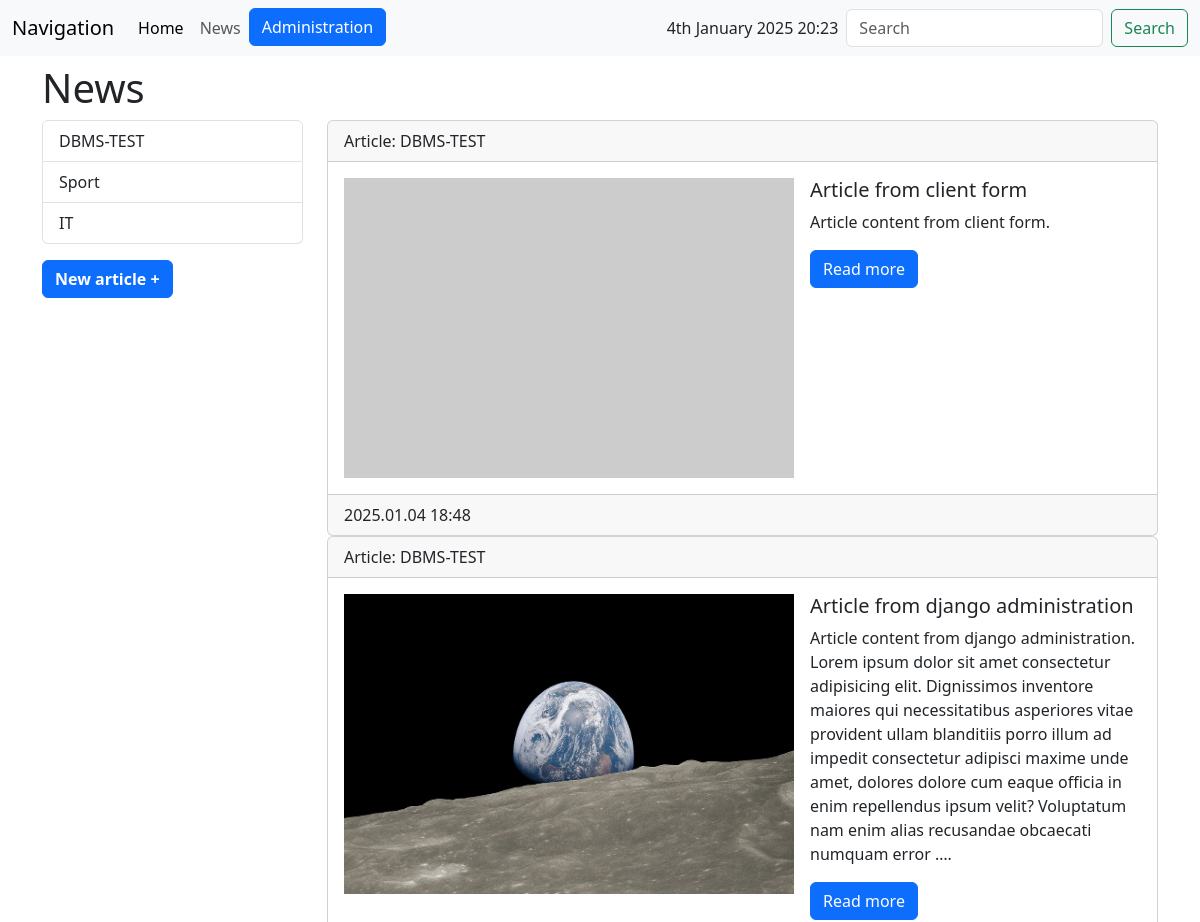
The page /news/ (upper part) on the database as committed earlier.
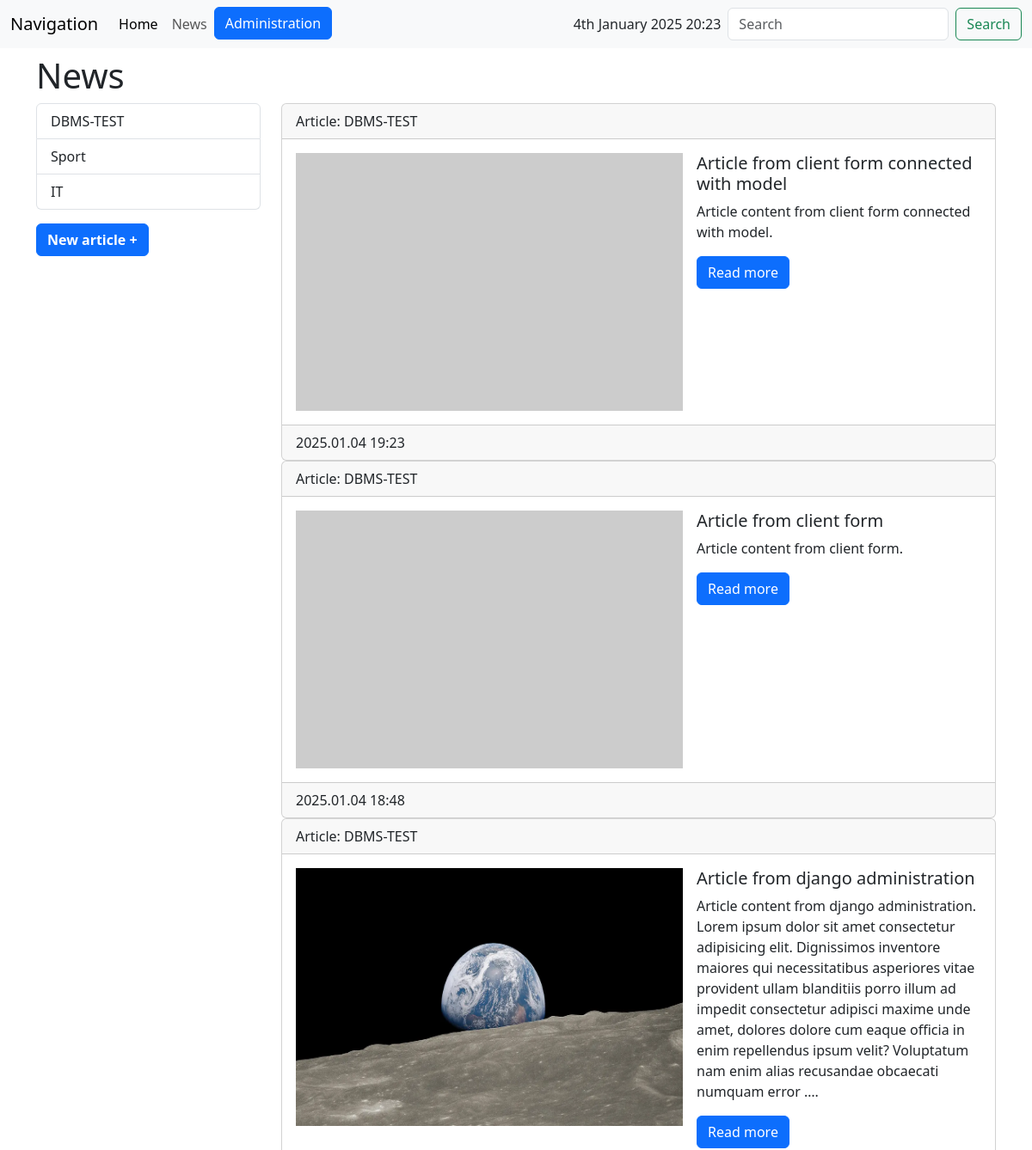
The same page on the database as committed later.
### news/models.py (models this page shows)
class Category(models.Model):
    name = models.CharField('Category name', max_length=50, db_index=True)
    def __str__(self):
        return self.name
    def get_absolute_url(self):
        return reverse_lazy('category', kwargs={"pk": self.pk})
    class Meta:
        verbose_name='Category'
        verbose_name_plural='Categories'
        ordering=['pk']

class Article(models.Model):
    title = models.CharField('Title', max_length=50)
    content = models.TextField('Content', blank=True) # blank means, is this field required
    created_at = models.DateTimeField('Created', auto_now_add=True)
    updated_at = models.DateTimeField('Updated', auto_now=True)
    image = models.ImageField('Image', upload_to='images/%Y/%m/%d/', blank=True)
    is_published = models.BooleanField('Published', default=True)
    """
    models.ForeignKey is used to create a relationship between models,
    specifically to define a "one-to-many" relationship.
    This allows one record in one table (model) to be associated with multiple records in another table.

    Attrs:
        - to (first argument): Specifies the model to which the relationship is established. In the example above, it's Category.
        - on_delete: Determines what happens to the related records if the parent record is deleted.
            - models.CASCADE: Deletes related records.
            - models.PROTECT: Prevents deletion and raises an error.
            - models.SET_NULL: Sets the field to NULL.
            - models.SET_DEFAULT: Sets a default value.
            - models.SET(...): Sets a custom value or function.
            - models.DO_NOTHING: Does nothing.
        - related_name (optional): Specifies the name for the reverse relationship from the related model.
        - null (optional): determines whether this field can store a NULL value in the database, meaning whether it can be empty.

    to create relations ships you can use:
        - ForeignKey
        - ManyToManyField
    """
    category = models.ForeignKey(
        'Category',
        on_delete=models.PROTECT,
        related_name="categories",
        null=True,
    )
    """
    __str__
    used to provide a string representation of a model object
    and when displaying model objects in the Django admin panel
    """
    def __str__(self):
        return self.title
    def get_absolute_url(self):
        return reverse_lazy('view_article', kwargs={'article_id': self.pk})
    class Meta:
        verbose_name='Article'
        verbose_name_plural='Articles'
        ordering = ['-created_at']

### news/views.py (the view)
# urls.py: path('', index, name="home"),
def index(request):
    news = Article.objects.order_by('-created_at')
    data = {
      'news': news,
    }
    return render(request, 'news/news.html', data)

### news/templatetags/news_tags.py (called while the page is built)
@register.simple_tag()
def get_all_categories():
    return Category.objects.all()

@register.inclusion_tag('news/list_categories.html')
def show_all_categories(selected_category=None):
    categories = Category.objects.all()
    return {'categories': categories, 'selected_category': selected_category}

### news/templates/news/news.html (shortened to what this page needs)
{% extends 'base.html' %}
{% block main %}
<div class="container m-0-a mt-2">
  <h1>News</h1>
  <div class="row">
    <div class="col-md-3">
        {% include 'inc/_categories.html' %}
        <button class="btn btn-primary mt-3">
          <a href="{% url 'add_article' %}" class="add_article">New article +</a>
        </button>
    </div>
    <div class="col-md-9 mb-2">
      {% for article in news %}
        <div class="card">
            <div class="card-header">
              Article: {{ article.category }}
            </div>
            <div class="card-body flex">
                <div class="media d-flex flex-row">
                    <img src="{% if article.image %}{{ article.image.url }}{% else %}https://picsum.photos/id/870/450/300?grayscale&blur=2{% endif %}"
                      alt="Article image"
                      width="450"
                      height="300"
                      class="me-3"
                    >
                    <div class="media-body">
                        <h5 class="card-title">{{ article.title }}</h5>
                        <p class="card-text">{{ article.content|truncatewords:50 }}.</p>
                        <a href="{{ article.get_absolute_url }}" class="btn btn-primary">Read more</a>
                    </div>
                </div>
            </div>
            <div class="card-footer">
                {{ article.created_at|date:"Y.m.d H:i" }}
            </div>
          </div>
        {% endfor %}
    </div>
  </div>
</div>
{% endblock %}

### templates/base.html (shortened to what this page needs)
 {% load static %}
<!doctype html>
<html lang="en">
  <head>
    <link href="{% static 'bootstrap/css/bootstrap.min.css' %}" rel="stylesheet">
    <link rel="stylesheet" href="{% static 'news/css/news.css' %}">
  </head>
  <body>
    {% include 'inc/_navbar.html' %}
    <main style="height: 90vh">
      {% block main %}
      {% endblock %}
    </main>
  </body>
</html>

### templates/inc/_navbar.html (shortened to what this page needs)
<nav class="navbar navbar-expand-lg bg-body-tertiary">
  <div class="container-fluid">
    <a class="navbar-brand" href="{% url 'home' %}">Navigation</a>
    <div class="collapse navbar-collapse" id="navbarSupportedContent">
      <ul class="navbar-nav me-auto mb-2 mb-lg-0">
        <li class="nav-item">
          <a class="nav-link active" aria-current="page" href="{% url 'home' %}">Home</a>
        </li>
        <li class="nav-item">
          <a class="nav-link" href="{% url 'news' %}">News</a>
        </li>
        <li class="nav-item">
          <a class="btn btn-primary" href="/admin">Administration</a>
        </li>
      </ul>
      <span class="m-2">
        {% now "jS F Y H:i" %}
      </span>
      <form class="d-flex" role="search">
        <input class="form-control me-2" type="search" placeholder="Search" aria-label="Search">
        <button class="btn btn-outline-success" type="submit">Search</button>
      </form>
    </div>
  </div>
</nav>

### templates/inc/_categories.html
{% load news_tags %}
<div class="list-group">
    {% get_all_categories as categories %}
    {% for category in categories %}
        <a
          href="{{ category.get_absolute_url }}"
          class="list-group-item list-group-item-action {% if selected_category.pk == category.pk %} active {% endif %} "
        >
          {{ category.name }}
        </a>
    {% endfor %}
</div>

### news/static/news/css/news.css (style rules this page uses)
.add_article { color: #fff; text-decoration: none; font-weight: bold; }

Rows that differ between the two databases and show on the page:
added Article: category "DBMS-TEST", title "Article from client form connected with model", content "Article content from client form connected with model", created_at "2025.01.04 19:23"
